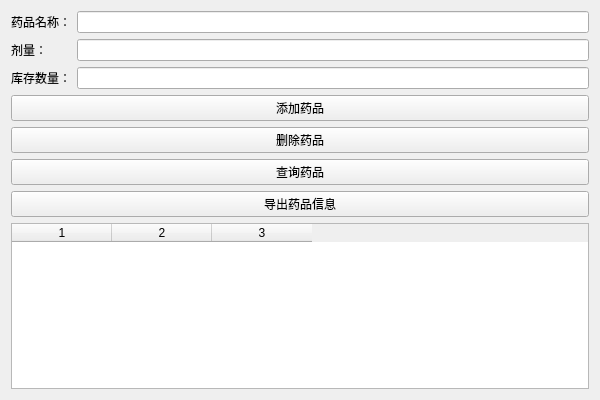
<?xml version="1.0" encoding="UTF-8"?>
<ui version="4.0">
 <class>MedicineView</class>
 <widget class="QWidget" name="MedicineView">
  <property name="geometry">
   <rect>
    <x>0</x>
    <y>0</y>
    <width>600</width>
    <height>400</height>
   </rect>
  </property>
  <property name="windowTitle">
   <string>药品信息管理</string>
  </property>
  <layout class="QVBoxLayout" name="verticalLayout">
   <item>
    <layout class="QGridLayout" name="gridLayout">
     <item row="0" column="0">
      <widget class="QLabel" name="labelMedicineName">
       <property name="text">
        <string>药品名称：</string>
       </property>
      </widget>
     </item>
     <item row="0" column="1">
      <widget class="QLineEdit" name="inputMedicineName"/>
     </item>
     <item row="1" column="0">
      <widget class="QLabel" name="labelDosage">
       <property name="text">
        <string>剂量：</string>
       </property>
      </widget>
     </item>
     <item row="1" column="1">
      <widget class="QLineEdit" name="inputDosage"/>
     </item>
     <item row="2" column="0">
      <widget class="QLabel" name="labelStock">
       <property name="text">
        <string>库存数量：</string>
       </property>
      </widget>
     </item>
     <item row="2" column="1">
      <widget class="QLineEdit" name="inputStock"/>
     </item>
     <item row="3" column="0" colspan="2">
      <widget class="QPushButton" name="btnAdd">
       <property name="text">
        <string>添加药品</string>
       </property>
      </widget>
     </item>
     <item row="4" column="0" colspan="2">
      <widget class="QPushButton" name="btnDelete">
       <property name="text">
        <string>删除药品</string>
       </property>
      </widget>
     </item>
     <item row="5" column="0" colspan="2">
      <widget class="QPushButton" name="btnQuery">
       <property name="text">
        <string>查询药品</string>
       </property>
      </widget>
     </item>
     <item row="6" column="0" colspan="2">
      <widget class="QPushButton" name="btnExport">
       <property name="text">
        <string>导出药品信息</string>
       </property>
      </widget>
     </item>
     <item row="7" column="0" colspan="2">
      <widget class="QTableWidget" name="tableWidgetMedicines">
       <property name="columnCount">
        <number>3</number>
       </property>
       <property name="horizontalHeaderItem">
        <string>药品名称</string>
       </property>
       <property name="horizontalHeaderItem">
        <string>剂量</string>
       </property>
       <property name="horizontalHeaderItem">
        <string>库存数量</string>
       </property>
      </widget>
     </item>
    </layout>
   </item>
  </layout>
 </widget>
 <resources/>
 <connections/>
</ui>
